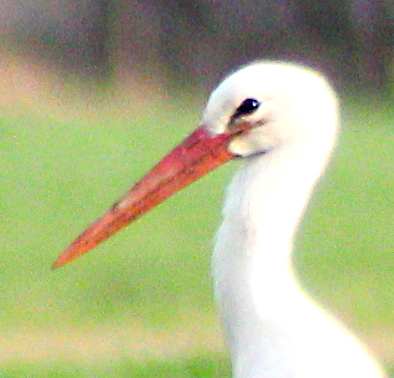
#> input picture 03_Exercise/data/input1.jpg, 394 x 378 px
$ python CannyEdgeDetector.py
#> lines starting #> are read from the running program, lines starting #| are printed output that depends on the picture; after the words box and inside, x2 and y2 are one past the last pixel; in counts of white or black regions, pixels touching at a corner belong together
### 03_Exercise/convo.py
from PIL import Image
import numpy as np


def make_kernel(ksize, sigma):
    # Create a Gaussian kernel of size ksize x ksize
    kernel = np.zeros((ksize, ksize), dtype=np.float64) # kernel mask
    center = (ksize - 1) / 2.0 # kernel center

    # weights for sum: at center is highest weight
    for i in range(ksize):
        for j in range(ksize):
            x = i - center
            y = j - center
            kernel[i, j] = np.exp(-(x * x + y * y) / (2.0 * sigma * sigma))

    # Normalize so that the kernel sums to 1
    kernel = kernel / kernel.sum() # normalize for sustaining image brightness
    return kernel


# [61 lines left out: function slow_convolve, not called in this run]


# [28 lines that do not run on import are left out]

### 03_Exercise/CannyEdgeDetector.py
import numpy as np
import matplotlib.pyplot as plt
from scipy.ndimage import convolve
from PIL import Image # ONLY USED FOR TESTING

from convo import make_kernel # IMPORTED OWN IMPLEMENTATION
#
# NO MORE MODULES ALLOWED
#

def gaussFilter(img_in, ksize, sigma):
    """
    filter the image with a gauss kernel
    :param img_in: 2D greyscale image (np.ndarray)
    :param ksize: kernel size (int)
    :param sigma: sigma (float)
    :return: (kernel, filtered) kernel and gaussian filtered image (both np.ndarray)
    """
    # TODO
    # Create a Gaussian kernel of size ksize x ksize
    kernel = make_kernel(ksize, sigma)

    # Convert input to float for safe computation
    arr = np.asarray(img_in, dtype=np.float64)
    filtered = convolve(arr, kernel, mode="reflect").astype(int) # reflecting edge values of image instead of zero padding

    return kernel, filtered


def sobel(img_in):
    """
    applies the sobel filters to the input image
    Watch out! scipy.ndimage.convolve flips the kernel...

    :param img_in: input image (np.ndarray)
    :return: gx, gy - sobel filtered images in x- and y-direction (np.ndarray, np.ndarray)
    """
    # TODO
    img = np.asarray(img_in, dtype=np.float64)

    sobel_x = np.array( # first order derivative
        [
            [-1, 0, 1],
            [-2, 0, 2],
            [-1, 0, 1],
        ],
        dtype=float,
    )

    sobel_y = np.array(
        [
            [1, 2, 1],
            [0, 0, 0],
            [-1, -2, -1],
        ],
        dtype=float,
    )

    gx = convolve(img, sobel_x, mode="reflect").astype(int)
    gy = convolve(img, sobel_y, mode="reflect").astype(int)

    return gx, gy


def gradientAndDirection(gx, gy):
    """
    calculates the gradient magnitude and direction images
    :param gx: sobel filtered image in x direction (np.ndarray)
    :param gy: sobel filtered image in x direction (np.ndarray)
    :return: g, theta (np.ndarray, np.ndarray)
    """
    # TODO
    g = np.hypot(gx, gy).astype(int) # gradient magnitude
    theta = np.arctan2(gy, gx) # gradient direction
    return g, theta


def convertAngle(angle):
    """
    compute nearest matching angle
    :param angle: in radians
    :return: nearest match of {0, 45, 90, 135}
    """
    # TODO
    angle = angle * 180/np.pi # angle important for knowing which neighbors to compare
    angle = np.asarray(angle, dtype=float) % 180 # normalise to 180 deg

    if angle.ndim == 0:
        a = float(angle)
        if a < 22.5 or a >= 157.5:
            return 0
        elif a < 67.5:
            return 45
        elif a < 112.5:
            return 90
        else:
            return 135

    result = np.zeros_like(angle, dtype=int) # result = 0 (if other cases dont match its just 0)
    result[(angle >= 22.5) & (angle < 67.5)] = 45 # (0+45)/2 = 22.5; 45 + 22.5 = 67.5
    result[(angle >= 67.5) & (angle < 112.5)] = 90 # (45+90)/2 = 67.5; 67.5 + 22.5 = 112.5
    result[(angle >= 112.5) & (angle < 157.5)] = 135 # (90+135)/2 = 112.5; 112.5 + 22.5 = 157.5
    return result


def maxSuppress(g, theta):
    """
    calculate maximum suppression
    :param g:  (np.ndarray) (gradient strength)
    :param theta: 2d image (np.ndarray) (gradient direction)
    :return: max_sup (np.ndarray)
    """
    # TODO Hint: For 2.3.1 and 2 use the helper method above
    theta_q = convertAngle(theta)
    max_sup = np.zeros_like(g)

    h, w = g.shape # check whether pixel along gradient direction is maximum

    for i in range(1, h - 1): # for every pixel
        for j in range(1, w - 1):
            direction = theta_q[i, j]
            val = g[i, j]

            if direction == 0: # horizontal comparison (left & right)
                n1 = g[i, j - 1]
                n2 = g[i, j + 1]
            elif direction == 45: # diagonal comparison
                n1 = g[i - 1, j + 1]
                n2 = g[i + 1, j - 1]
            elif direction == 90: # vertical comparison (upper & lower)
                n1 = g[i - 1, j]
                n2 = g[i + 1, j]
            else:  # 135 # diagonal comparison
                n1 = g[i - 1, j - 1]
                n2 = g[i + 1, j + 1]

            if val >= n1 and val >= n2: # is it really maximum compared to neighbors?
                max_sup[i, j] = val # if yes keep value

    return max_sup


def hysteris(max_sup, t_low, t_high):
    """
    calculate hysteris thresholding.
    Attention! This is a simplified version of the lectures hysteresis.
    Please refer to the definition in the instruction

    :param max_sup: 2d image (np.ndarray)
    :param t_low: (int) (lower threshold)
    :param t_high: (int) (higher threshold)
    :return: hysteris thresholded image (np.ndarray)
    """
    # TODO
    max_sup = np.asarray(max_sup)
    h, w = max_sup.shape

    strong = max_sup >= t_high # pixel with strong gradient
    weak = (max_sup >= t_low) & ~strong # pixel with gradient between low & high

    result = np.zeros_like(max_sup, dtype=np.uint8)
    result[strong] = 255

    for i in range(1, h - 1): # keep only weak if it contains stron in its neighborhood
        for j in range(1, w - 1):
            if weak[i, j]:
                if np.any(strong[i - 1:i + 2, j - 1:j + 2]):
                    result[i, j] = 255

    return result


def canny(img):
    # gaussian
    kernel, gauss = gaussFilter(img, 5, 2)

    # sobel
    gx, gy = sobel(gauss) # calculate sobel with gaussian image

    # plotting
    plt.subplot(1, 2, 1)
    plt.imshow(gx, 'gray')
    plt.title('gx')
    plt.colorbar()
    plt.subplot(1, 2, 2)
    plt.imshow(gy, 'gray')
    plt.title('gy')
    plt.colorbar()
    plt.show()

    # gradient directions
    g, theta = gradientAndDirection(gx, gy)

    # plotting
    plt.subplot(1, 2, 1)
    plt.imshow(g, 'gray')
    plt.title('gradient magnitude')
    plt.colorbar()
    plt.subplot(1, 2, 2)
    plt.imshow(theta)
    plt.title('theta')
    plt.colorbar()
    plt.show()

    # maximum suppression
    maxS_img = maxSuppress(g, theta)

    # plotting
    plt.imshow(maxS_img, 'gray')
    plt.show()

    result = hysteris(maxS_img, 50, 75)

    return result

if __name__ == '__main__':
    im = Image.open('data/input1.jpg').convert("L")
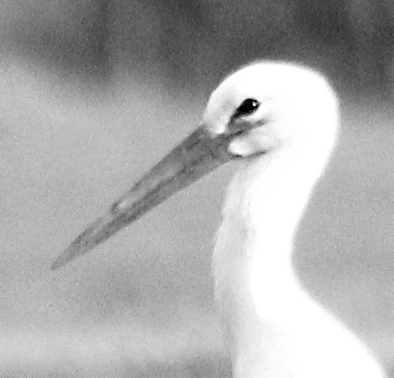
#> im: PIL image 394x378 L; min 0, max 255, mean 173.3
    result = canny(im)
#> in canny, `kernel, gauss = gaussFilter(img, 5, 2)`: kernel = [[0.0232, 0.0338, 0.0383, 0.0338, 0.0232], [0.0338, 0.0492, 0.0558, 0.0492, 0.0338], [0.0383, 0.0558, 0.0632, 0.0558, 0.0383], [0.0338, 0.0492, 0.0558, 0.0492, 0.0338], [0.0232, 0.0338, 0.0383, 0.0338, 0.0232]]
#> in sobel, `gy = convolve(img, sobel_y, mode="reflect").astype(int)`:
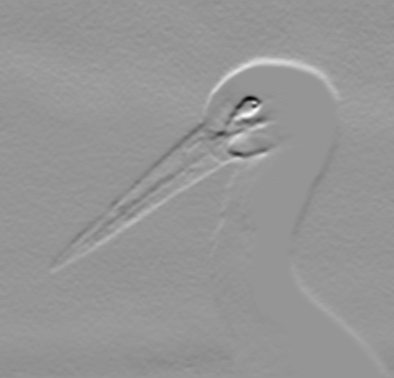
#> gy: shape (378, 394) int64; min -427, max 302, mean 2.2; drawn with min black and max white
#> in gradientAndDirection, `theta = np.arctan2(gy, gx)`:
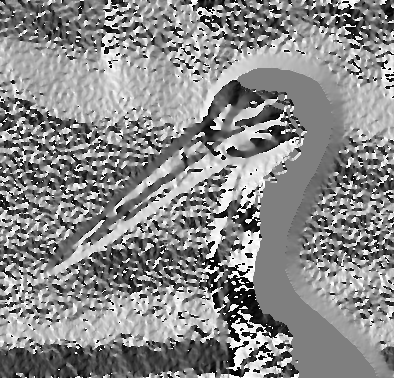
#> theta: shape (378, 394) float64; min -3.13, max 3.14, mean 0.25; drawn with min black and max white
#> in canny, `plt.show()`:
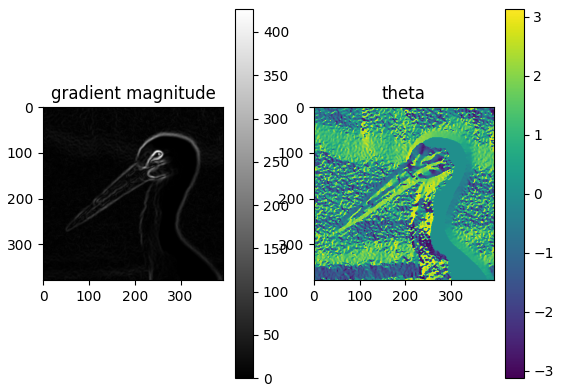
#> figure drawn by matplotlib, 4 panels
#> in maxSuppress, `theta_q = convertAngle(theta)`:
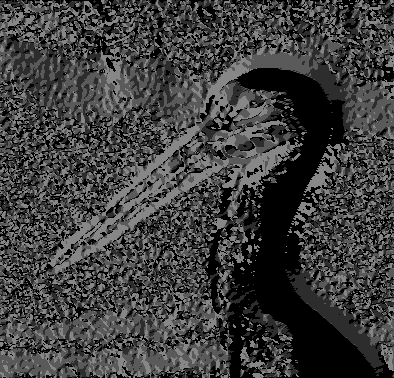
#> theta_q: shape (378, 394) int64; min 0, max 135, mean 62.2
#> in hysteris, `strong = max_sup >= t_high`:
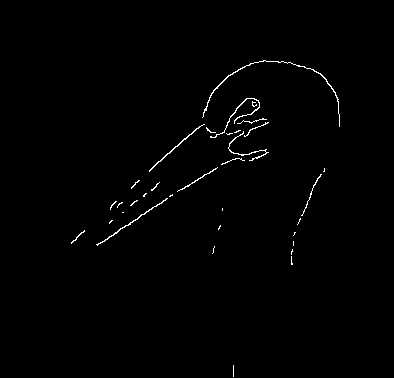
#> strong: shape (378, 394) bool; 0.8% white in thin lines or dots, all inside (x1, y1, x2, y2) = (71, 60, 340, 377)
#> in hysteris, `weak = (max_sup >= t_low) & ~strong`: weak: shape (378, 394) bool; 0.53% white in thin lines or dots, all inside (x1, y1, x2, y2) = (50, 103, 388, 377)
#> after the loop in hysteris, `for i in range(1, h - 1):`:
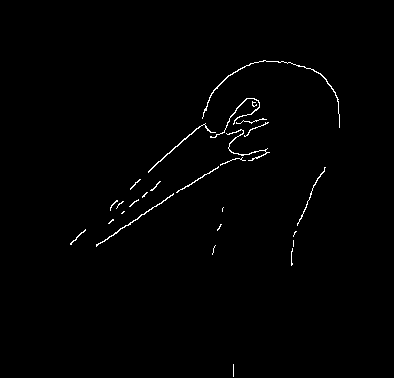
#> result: shape (378, 394); 0.87% white in thin lines or dots, all inside (x1, y1, x2, y2) = (70, 60, 340, 377)
    out = Image.fromarray(result)
    out.save('output_canny.png')

$ run again, with 03_Exercise/data/input2.jpg copied over 03_Exercise/data/input1.jpg
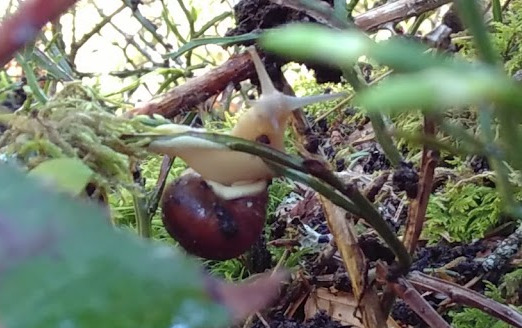
#> input picture 03_Exercise/data/input2.jpg, 522 x 328 px
#> in gaussFilter, `filtered = convolve(arr, kernel, mode="reflect").astype(int)`:
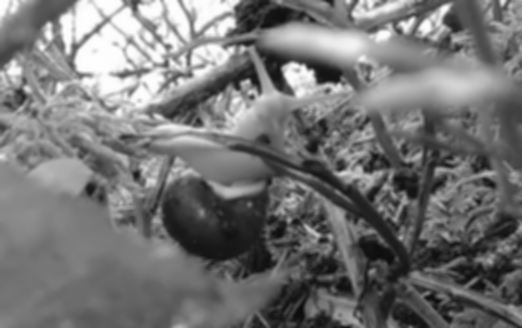
#> filtered: shape (328, 522) int64; min 10, max 254, mean 116.4
#> kernel = [[0.0232, 0.0338, 0.0383, 0.0338, 0.0232], [0.0338, 0.0492, 0.0558, 0.0492, 0.0338], [0.0383, 0.0558, 0.0632, 0.0558, 0.0383], [0.0338, 0.0492, 0.0558, 0.0492, 0.0338], [0.0232, 0.0338, 0.0383, 0.0338, 0.0232]]
#> strong: shape (328, 522) bool; 10.7% white in thin lines or dots
#> weak: shape (328, 522) bool; 3.2% white in thin lines or dots
#> after the loop in hysteris, `for i in range(1, h - 1):`:
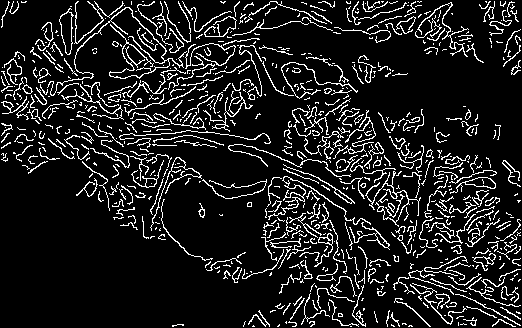
#> result: shape (328, 522); 11.8% white in thin lines or dots

$ run again, with 03_Exercise/data/input3.jpg copied over 03_Exercise/data/input1.jpg
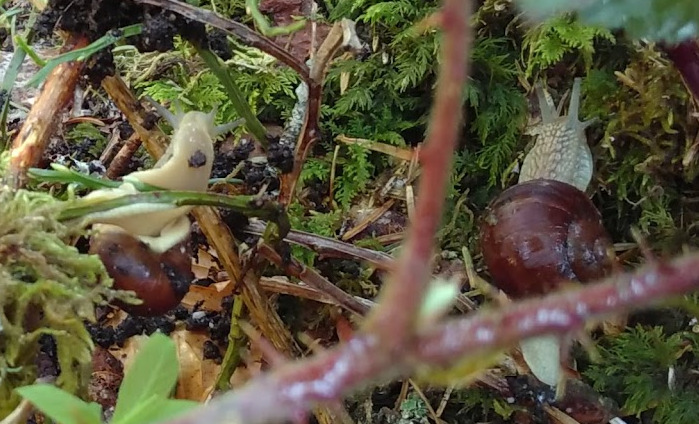
#> input picture 03_Exercise/data/input3.jpg, 699 x 424 px
#> in gaussFilter, `filtered = convolve(arr, kernel, mode="reflect").astype(int)`:
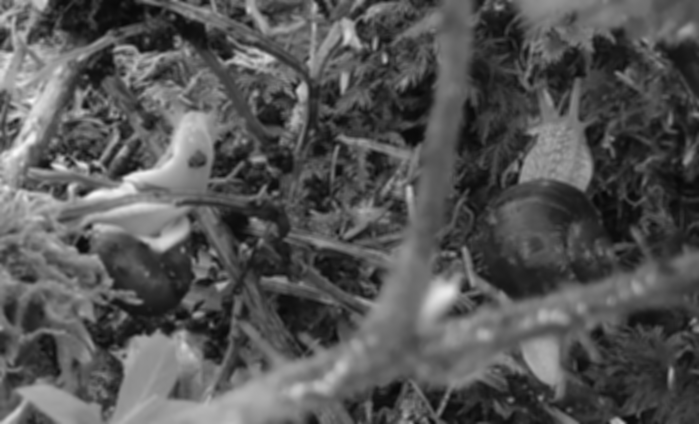
#> filtered: shape (424, 699) int64; min 7, max 248, mean 85.3
#> kernel = [[0.0232, 0.0338, 0.0383, 0.0338, 0.0232], [0.0338, 0.0492, 0.0558, 0.0492, 0.0338], [0.0383, 0.0558, 0.0632, 0.0558, 0.0383], [0.0338, 0.0492, 0.0558, 0.0492, 0.0338], [0.0232, 0.0338, 0.0383, 0.0338, 0.0232]]
#> strong: shape (424, 699) bool; 8.9% white in thin lines or dots
#> weak: shape (424, 699) bool; 4.5% white in thin lines or dots
#> after the loop in hysteris, `for i in range(1, h - 1):`:
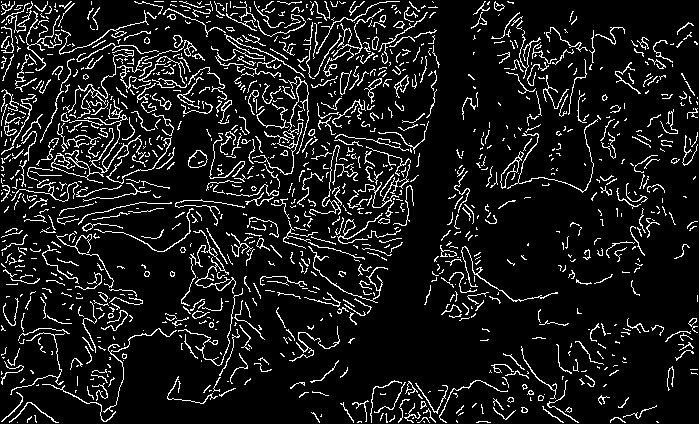
#> result: shape (424, 699); 10.2% white in thin lines or dots

$ run again, with 03_Exercise/data/IMG_20180421_120341.jpg copied over 03_Exercise/data/input1.jpg
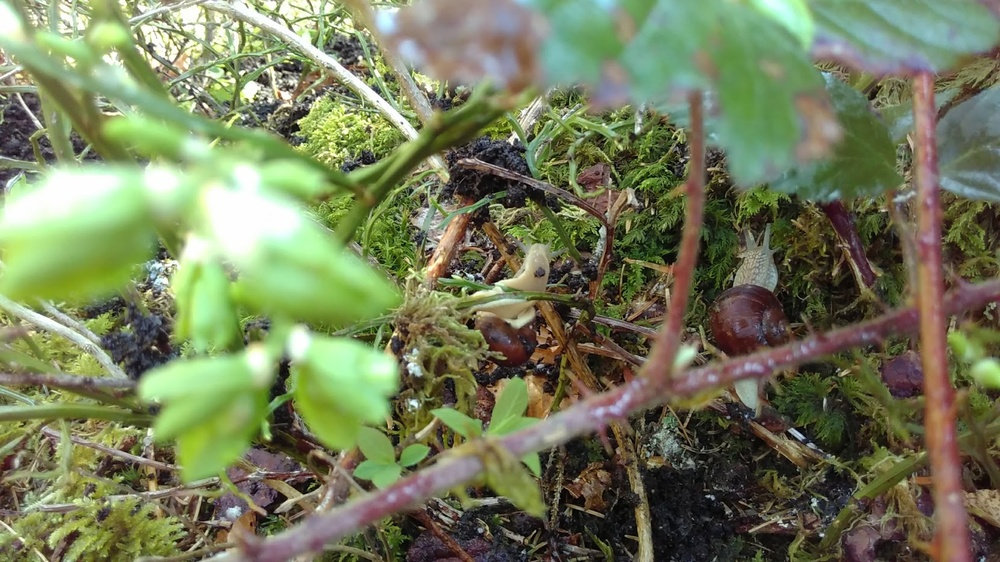
#> input picture 03_Exercise/data/IMG_20180421_120341.jpg, 1000 x 562 px, shrunk from 1661 x 933 before the run
#> kernel = [[0.0232, 0.0338, 0.0383, 0.0338, 0.0232], [0.0338, 0.0492, 0.0558, 0.0492, 0.0338], [0.0383, 0.0558, 0.0632, 0.0558, 0.0383], [0.0338, 0.0492, 0.0558, 0.0492, 0.0338], [0.0232, 0.0338, 0.0383, 0.0338, 0.0232]]
#> strong: shape (562, 1000) bool; 8.4% white in thin lines or dots
#> weak: shape (562, 1000) bool; 3.9% white in thin lines or dots
#> after the loop in hysteris, `for i in range(1, h - 1):`:
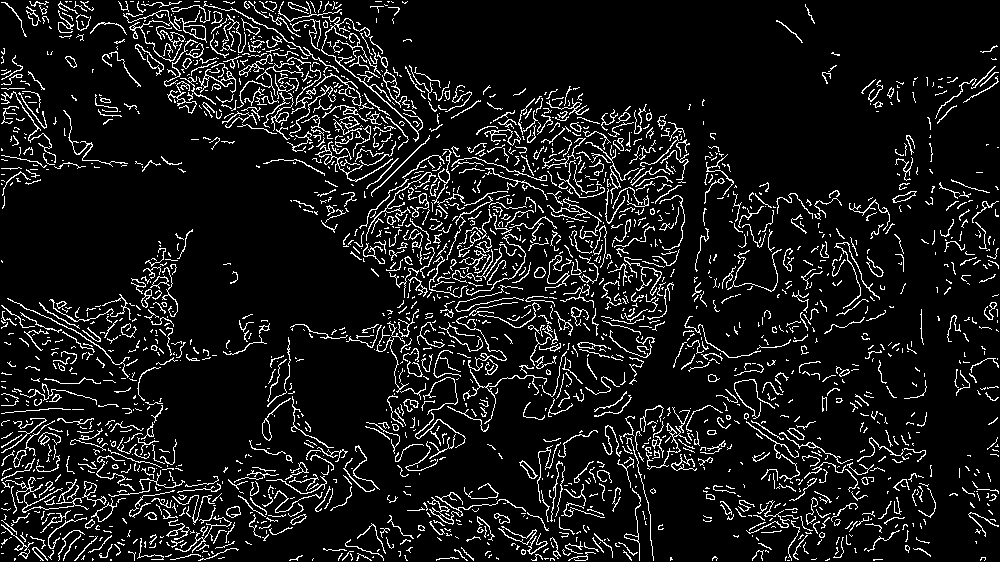
#> result: shape (562, 1000); 9.5% white in thin lines or dots
